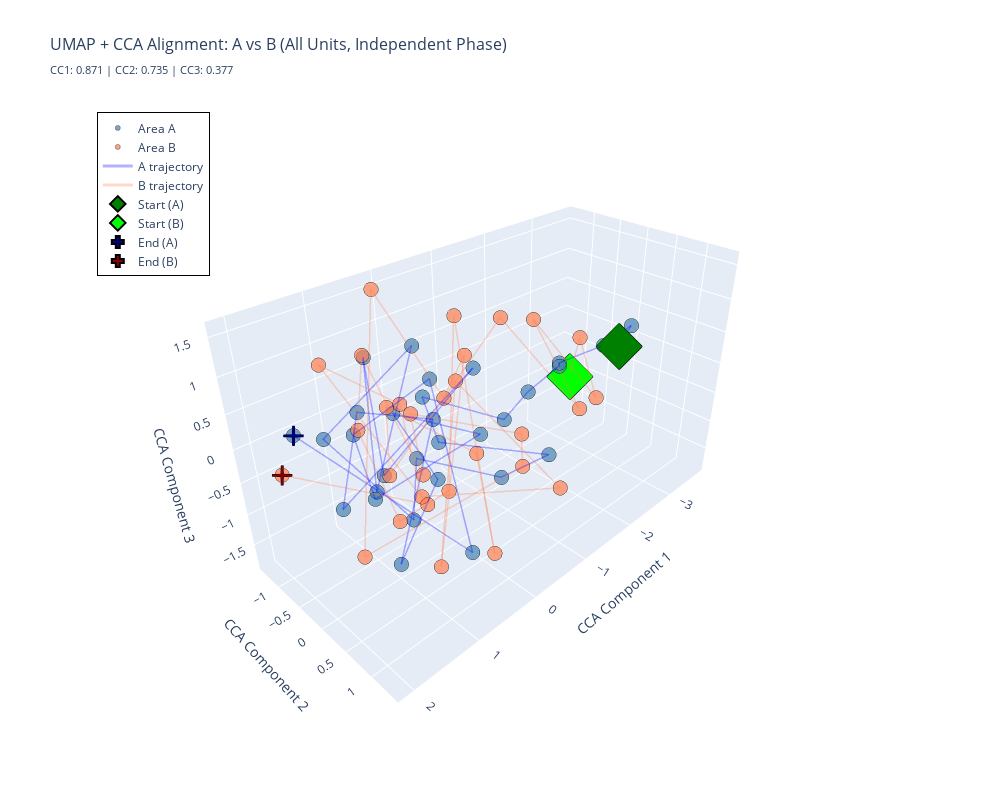
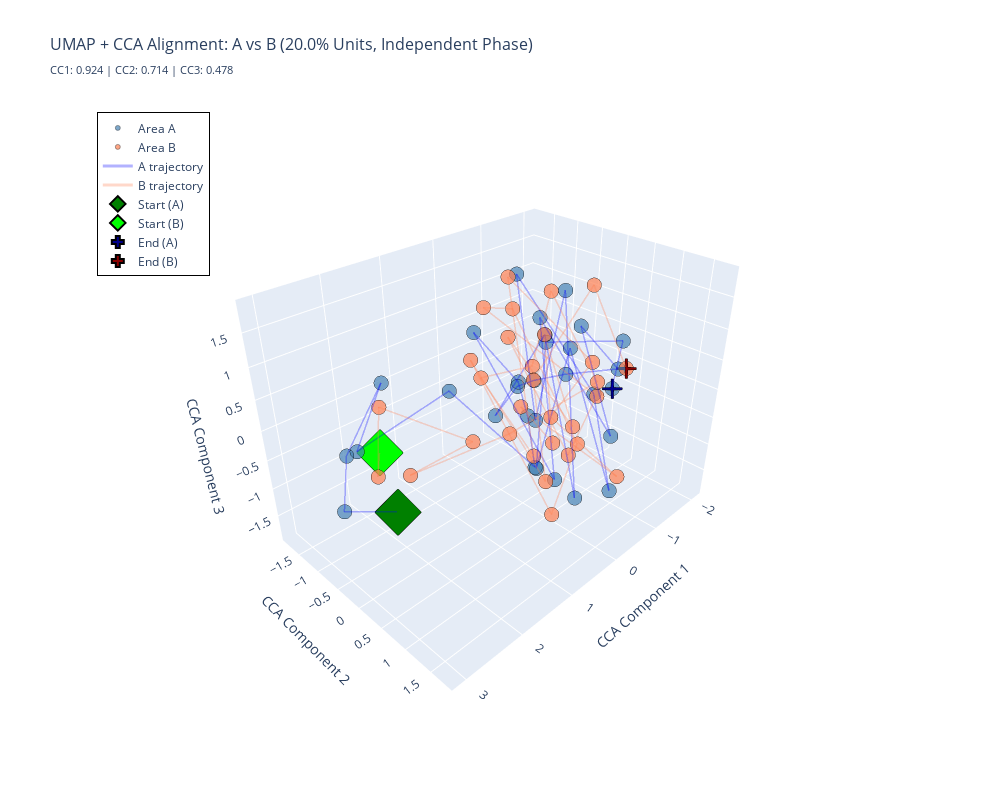

Write notebook code for charts like these, in order.
### Markdown cell above
### 5.1 Single Phase Analysis

Examine CCA alignment between regions A and B during individual experimental phases. This reveals how well the two regions' activity patterns are correlated within each phase.

### Code cell
# Independent phase: UMAP + CCA alignment (All Units)
Z_A_cca, Z_B_cca, cca_model, fig = plot_umap_cca_alignment(
    X_A               = A_indep,
    X_B               = B_indep,
    use_joint_umap    = False,
    n_umap_components = 5,
    n_cca_components  = 3,
    random_state      = 42,
    title             = "UMAP + CCA Alignment: A vs B (All Units, Independent Phase)",
    width             = 1000,
    height            = 800,
    point_size        = 5,
    alpha             = 0.7,
)

# Independent phase: UMAP + CCA alignment (Fraction Units)
Z_A_cca_sampled, Z_B_cca_sampled, cca_model_sampled, fig_sampled = plot_umap_cca_alignment(
    X_A               = A_indep_sampled,
    X_B               = B_indep_sampled,
    use_joint_umap    = False,
    n_umap_components = 5,
    n_cca_components  = 3,
    random_state      = 42,
    title             = f"UMAP + CCA Alignment: A vs B ({FRACTION * 100}% Units, Independent Phase)",
    width             = 1000,
    height            = 800,
    point_size        = 5,
    alpha             = 0.7,
)

### Figure 1 — Plotly figure (JSON) as saved in the notebook; plotly's stock layout.template omitted (floating-point values rounded to 4 significant figures)
{"data": [{"hovertemplate": "Area A<br>CC1: %{x:.3f}<br>CC2: %{y:.3f}<br>CC3: %{z:.3f}<extra></extra>", "marker": {"color": "steelblue", "line": {"color": "black", "width": 0.5}, "opacity": 0.7, "size": 5}, "mode": "markers", "name": "Area A", "type": "scatter3d", "x": [-3.352, -3.719, -3.178, -2.274, -2.349, -1.586, -0.8501, -0.08462, 0.2868, -0.8759, 0.06808, 1.185, 0.8007, 1.311, 0.6105, 1.396, 0.5407, 1.232, 0.1696, 1.382, 0.9352, 0.08779, 1.308, 0.6274, 1.166, 0.5738, 0.7154, 0.9082, 0.127, 0.9251, 1.911], "y": [0.0588, -0.0005512, -0.1045, -0.2122, -0.2693, -0.1867, 0.06352, -0.699, 0.0453, 0.8556, 0.9284, 0.7548, 0.1005, -0.9398, 0.05302, 0.2475, -1.041, 0.182, 0.5763, -0.574, -0.7043, -0.2861, 0.4656, 0.4091, 0.3639, 1.11, -0.8485, -0.8948, -0.2641, 1.325, -0.514], "z": [-0.03609, 0.1676, -0.02169, -0.02595, -0.1282, -0.2225, -0.2491, 0.1049, -0.08518, -0.4457, -0.2752, 0.4726, -0.9903, -0.02252, 1.37, -0.1401, 0.7937, -0.03094, 1.12, -0.8766, 0.3093, 0.01768, -1.164, -0.2836, 0.8638, 0.6648, -1.239, -0.1224, 0.6317, -0.6692, 0.5129]}, {"hovertemplate": "Area B<br>CC1: %{x:.3f}<br>CC2: %{y:.3f}<br>CC3: %{z:.3f}<extra></extra>", "marker": {"color": "coral", "line": {"color": "black", "width": 0.5}, "opacity": 0.7, "size": 5}, "mode": "markers", "name": "Area B", "type": "scatter3d", "x": [-2.988, -3.106, -1.971, -2.087, -1.065, -0.882, 0.958, 0.3159, -0.3088, -0.05195, -0.008851, 0.4187, 0.839, 0.522, 0.9883, 1.286, 0.01169, 0.155, -0.03246, 1.334, 0.2402, -0.369, 0.4483, 0.8208, 0.3846, -0.4832, -0.2195, 0.4246, 1.39, 0.9898, 2.046], "y": [-0.5791, -0.512, 0.7259, -0.5736, 1.158, -0.04027, -0.1058, -0.964, 0.0909, 0.6861, 0.07636, 0.3566, -0.1428, -1.389, -0.3866, 0.9795, -0.8561, 1.33, 1.179, -0.2846, -1.167, -0.5989, 0.7458, 0.6216, 0.5128, 1.394, -1.032, -0.5137, -0.6656, 0.6436, -0.6883], "z": [-0.6698, -0.002895, -0.09865, 0.615, 0.3021, 1.202, -0.3267, 0.004067, -0.5214, -1.723, 1.544, -0.6043, -1.138, -0.457, 1.229, 0.4251, -0.1829, 0.5757, -0.03463, -1.518, 1.58, 0.01172, 1.446, -1.425, 1.014, -0.4812, -1.819, 0.29, 1.15, -0.3319, -0.05395]}, {"hoverinfo": "skip", "line": {"color": "blue", "width": 3}, "mode": "lines", "name": "A trajectory", "opacity": 0.3, "type": "scatter3d", "x": [-3.352, -3.719, -3.178, -2.274, -2.349, -1.586, -0.8501, -0.08462, 0.2868, -0.8759, 0.06808, 1.185, 0.8007, 1.311, 0.6105, 1.396, 0.5407, 1.232, 0.1696, 1.382, 0.9352, 0.08779, 1.308, 0.6274, 1.166, 0.5738, 0.7154, 0.9082, 0.127, 0.9251, 1.911], "y": [0.0588, -0.0005512, -0.1045, -0.2122, -0.2693, -0.1867, 0.06352, -0.699, 0.0453, 0.8556, 0.9284, 0.7548, 0.1005, -0.9398, 0.05302, 0.2475, -1.041, 0.182, 0.5763, -0.574, -0.7043, -0.2861, 0.4656, 0.4091, 0.3639, 1.11, -0.8485, -0.8948, -0.2641, 1.325, -0.514], "z": [-0.03609, 0.1676, -0.02169, -0.02595, -0.1282, -0.2225, -0.2491, 0.1049, -0.08518, -0.4457, -0.2752, 0.4726, -0.9903, -0.02252, 1.37, -0.1401, 0.7937, -0.03094, 1.12, -0.8766, 0.3093, 0.01768, -1.164, -0.2836, 0.8638, 0.6648, -1.239, -0.1224, 0.6317, -0.6692, 0.5129]}, {"hoverinfo": "skip", "line": {"color": "coral", "width": 3}, "mode": "lines", "name": "B trajectory", "opacity": 0.3, "type": "scatter3d", "x": [-2.988, -3.106, -1.971, -2.087, -1.065, -0.882, 0.958, 0.3159, -0.3088, -0.05195, -0.008851, 0.4187, 0.839, 0.522, 0.9883, 1.286, 0.01169, 0.155, -0.03246, 1.334, 0.2402, -0.369, 0.4483, 0.8208, 0.3846, -0.4832, -0.2195, 0.4246, 1.39, 0.9898, 2.046], "y": [-0.5791, -0.512, 0.7259, -0.5736, 1.158, -0.04027, -0.1058, -0.964, 0.0909, 0.6861, 0.07636, 0.3566, -0.1428, -1.389, -0.3866, 0.9795, -0.8561, 1.33, 1.179, -0.2846, -1.167, -0.5989, 0.7458, 0.6216, 0.5128, 1.394, -1.032, -0.5137, -0.6656, 0.6436, -0.6883], "z": [-0.6698, -0.002895, -0.09865, 0.615, 0.3021, 1.202, -0.3267, 0.004067, -0.5214, -1.723, 1.544, -0.6043, -1.138, -0.457, 1.229, 0.4251, -0.1829, 0.5757, -0.03463, -1.518, 1.58, 0.01172, 1.446, -1.425, 1.014, -0.4812, -1.819, 0.29, 1.15, -0.3319, -0.05395]}, {"hovertemplate": "Start (A)<br>CC1: %{x:.3f}<br>CC2: %{y:.3f}<br>CC3: %{z:.3f}<extra></extra>", "marker": {"color": "green", "line": {"color": "black", "width": 2}, "size": 12, "symbol": "diamond"}, "mode": "markers", "name": "Start (A)", "type": "scatter3d", "x": [-3.352], "y": [0.0588], "z": [-0.03609]}, {"hovertemplate": "Start (B)<br>CC1: %{x:.3f}<br>CC2: %{y:.3f}<br>CC3: %{z:.3f}<extra></extra>", "marker": {"color": "lime", "line": {"color": "black", "width": 2}, "size": 12, "symbol": "diamond"}, "mode": "markers", "name": "Start (B)", "type": "scatter3d", "x": [-2.988], "y": [-0.5791], "z": [-0.6698]}, {"hovertemplate": "End (A)<br>CC1: %{x:.3f}<br>CC2: %{y:.3f}<br>CC3: %{z:.3f}<extra></extra>", "marker": {"color": "darkblue", "line": {"color": "black", "width": 2}, "size": 10, "symbol": "cross"}, "mode": "markers", "name": "End (A)", "type": "scatter3d", "x": [1.911], "y": [-0.514], "z": [0.5129]}, {"hovertemplate": "End (B)<br>CC1: %{x:.3f}<br>CC2: %{y:.3f}<br>CC3: %{z:.3f}<extra></extra>", "marker": {"color": "darkred", "line": {"color": "black", "width": 2}, "size": 10, "symbol": "cross"}, "mode": "markers", "name": "End (B)", "type": "scatter3d", "x": [2.046], "y": [-0.6883], "z": [-0.05395]}], "layout": {"height": 800, "legend": {"bgcolor": "rgba(255,255,255,0.8)", "bordercolor": "black", "borderwidth": 1, "x": 0.02, "y": 0.98}, "scene": {"camera": {"eye": {"x": 1.5, "y": 1.5, "z": 1.3}}, "xaxis": {"title": {"text": "CCA Component 1"}}, "yaxis": {"title": {"text": "CCA Component 2"}}, "zaxis": {"title": {"text": "CCA Component 3"}}}, "showlegend": true, "title": {"font": {"size": 16}, "text": "UMAP + CCA Alignment: A vs B (All Units, Independent Phase)<br><sub>CC1: 0.871 | CC2: 0.735 | CC3: 0.377</sub>"}, "width": 1000}}

### Figure 2 — Plotly figure (JSON) as saved in the notebook; plotly's stock layout.template omitted (floating-point values rounded to 4 significant figures)
{"data": [{"hovertemplate": "Area A<br>CC1: %{x:.3f}<br>CC2: %{y:.3f}<br>CC3: %{z:.3f}<extra></extra>", "marker": {"color": "steelblue", "line": {"color": "black", "width": 0.5}, "opacity": 0.7, "size": 5}, "mode": "markers", "name": "Area A", "type": "scatter3d", "x": [2.291, 3.071, 2.439, 2.375, 2.793, 1.63, 0.2665, -0.04972, 0.7523, 0.1394, -0.1483, -1.554, -0.4943, -1.254, -1.125, -1.39, -1.442, -0.9682, -0.239, -0.6834, 0.5636, -0.3165, -0.06515, -1.094, 0.09248, -0.5122, -1.192, -0.7351, -0.5016, -0.556, -2.094], "y": [-0.2391, -0.3171, -1.141, -0.2257, -0.2891, 0.1863, 0.4791, 0.01732, 0.5708, -0.9425, 0.5192, -1.136, 1.246, -0.01762, 0.8262, -0.3826, -1.129, -1.076, -0.8691, -0.2499, 1.486, 0.4159, 0.1652, -1.247, 1.327, 1.296, -0.1568, -0.3822, -0.06549, 1.263, 0.06815], "z": [-0.9767, -0.5683, -0.4043, 1.116, 0.2594, 0.8635, -0.8812, -0.3253, 0.8016, 0.8038, -1.308, 0.4404, -0.3252, 0.7552, 0.3767, -0.2833, -0.7173, -0.6234, -0.7962, 0.7215, -0.7331, 1.739, -0.3431, 1.304, 0.6585, -1.299, 0.3496, -1.86, 0.7243, 1.189, -0.6576]}, {"hovertemplate": "Area B<br>CC1: %{x:.3f}<br>CC2: %{y:.3f}<br>CC3: %{z:.3f}<extra></extra>", "marker": {"color": "coral", "line": {"color": "black", "width": 0.5}, "opacity": 0.7, "size": 5}, "mode": "markers", "name": "Area B", "type": "scatter3d", "x": [2.071, 2.412, 1.917, 1.355, 2.174, 0.815, -0.6185, -0.2665, 0.09674, -0.3538, 0.3426, -0.5582, -0.8413, -1.006, -0.345, -1.012, -1.078, -1.298, -0.4868, -0.1106, 0.2012, 0.6308, 0.5776, -0.8997, -0.2176, 0.1472, -0.6055, -0.5001, -0.3888, -0.5407, -1.613], "y": [-0.8587, -0.4502, -0.9992, 0.3123, -0.04119, 0.4796, 0.8427, 0.2019, 0.216, -1.323, 0.5131, -0.9147, 0.5595, -0.341, 1.522, -1.033, -0.3376, -0.7971, 0.5425, -0.4705, 1.04, 1.775, -0.265, -1.141, 0.8626, 0.7404, -1.84, 0.03777, -0.1932, 0.7222, 0.6369], "z": [-0.384, -0.4209, 0.2357, 0.01322, -0.3064, -0.03242, 0.3658, 1.681, 0.655, -0.3155, -0.6243, 1.496, 0.4967, -0.9289, -0.8271, -1.029, -1.478, 0.3302, -0.4791, 0.8033, -0.4161, 1.033, 1.553, 0.8011, -0.5122, -1.7, -0.2706, -1.789, 0.07979, 1.84, 0.1293]}, {"hoverinfo": "skip", "line": {"color": "blue", "width": 3}, "mode": "lines", "name": "A trajectory", "opacity": 0.3, "type": "scatter3d", "x": [2.291, 3.071, 2.439, 2.375, 2.793, 1.63, 0.2665, -0.04972, 0.7523, 0.1394, -0.1483, -1.554, -0.4943, -1.254, -1.125, -1.39, -1.442, -0.9682, -0.239, -0.6834, 0.5636, -0.3165, -0.06515, -1.094, 0.09248, -0.5122, -1.192, -0.7351, -0.5016, -0.556, -2.094], "y": [-0.2391, -0.3171, -1.141, -0.2257, -0.2891, 0.1863, 0.4791, 0.01732, 0.5708, -0.9425, 0.5192, -1.136, 1.246, -0.01762, 0.8262, -0.3826, -1.129, -1.076, -0.8691, -0.2499, 1.486, 0.4159, 0.1652, -1.247, 1.327, 1.296, -0.1568, -0.3822, -0.06549, 1.263, 0.06815], "z": [-0.9767, -0.5683, -0.4043, 1.116, 0.2594, 0.8635, -0.8812, -0.3253, 0.8016, 0.8038, -1.308, 0.4404, -0.3252, 0.7552, 0.3767, -0.2833, -0.7173, -0.6234, -0.7962, 0.7215, -0.7331, 1.739, -0.3431, 1.304, 0.6585, -1.299, 0.3496, -1.86, 0.7243, 1.189, -0.6576]}, {"hoverinfo": "skip", "line": {"color": "coral", "width": 3}, "mode": "lines", "name": "B trajectory", "opacity": 0.3, "type": "scatter3d", "x": [2.071, 2.412, 1.917, 1.355, 2.174, 0.815, -0.6185, -0.2665, 0.09674, -0.3538, 0.3426, -0.5582, -0.8413, -1.006, -0.345, -1.012, -1.078, -1.298, -0.4868, -0.1106, 0.2012, 0.6308, 0.5776, -0.8997, -0.2176, 0.1472, -0.6055, -0.5001, -0.3888, -0.5407, -1.613], "y": [-0.8587, -0.4502, -0.9992, 0.3123, -0.04119, 0.4796, 0.8427, 0.2019, 0.216, -1.323, 0.5131, -0.9147, 0.5595, -0.341, 1.522, -1.033, -0.3376, -0.7971, 0.5425, -0.4705, 1.04, 1.775, -0.265, -1.141, 0.8626, 0.7404, -1.84, 0.03777, -0.1932, 0.7222, 0.6369], "z": [-0.384, -0.4209, 0.2357, 0.01322, -0.3064, -0.03242, 0.3658, 1.681, 0.655, -0.3155, -0.6243, 1.496, 0.4967, -0.9289, -0.8271, -1.029, -1.478, 0.3302, -0.4791, 0.8033, -0.4161, 1.033, 1.553, 0.8011, -0.5122, -1.7, -0.2706, -1.789, 0.07979, 1.84, 0.1293]}, {"hovertemplate": "Start (A)<br>CC1: %{x:.3f}<br>CC2: %{y:.3f}<br>CC3: %{z:.3f}<extra></extra>", "marker": {"color": "green", "line": {"color": "black", "width": 2}, "size": 12, "symbol": "diamond"}, "mode": "markers", "name": "Start (A)", "type": "scatter3d", "x": [2.291], "y": [-0.2391], "z": [-0.9767]}, {"hovertemplate": "Start (B)<br>CC1: %{x:.3f}<br>CC2: %{y:.3f}<br>CC3: %{z:.3f}<extra></extra>", "marker": {"color": "lime", "line": {"color": "black", "width": 2}, "size": 12, "symbol": "diamond"}, "mode": "markers", "name": "Start (B)", "type": "scatter3d", "x": [2.071], "y": [-0.8587], "z": [-0.384]}, {"hovertemplate": "End (A)<br>CC1: %{x:.3f}<br>CC2: %{y:.3f}<br>CC3: %{z:.3f}<extra></extra>", "marker": {"color": "darkblue", "line": {"color": "black", "width": 2}, "size": 10, "symbol": "cross"}, "mode": "markers", "name": "End (A)", "type": "scatter3d", "x": [-2.094], "y": [0.06815], "z": [-0.6576]}, {"hovertemplate": "End (B)<br>CC1: %{x:.3f}<br>CC2: %{y:.3f}<br>CC3: %{z:.3f}<extra></extra>", "marker": {"color": "darkred", "line": {"color": "black", "width": 2}, "size": 10, "symbol": "cross"}, "mode": "markers", "name": "End (B)", "type": "scatter3d", "x": [-1.613], "y": [0.6369], "z": [0.1293]}], "layout": {"height": 800, "legend": {"bgcolor": "rgba(255,255,255,0.8)", "bordercolor": "black", "borderwidth": 1, "x": 0.02, "y": 0.98}, "scene": {"camera": {"eye": {"x": 1.5, "y": 1.5, "z": 1.3}}, "xaxis": {"title": {"text": "CCA Component 1"}}, "yaxis": {"title": {"text": "CCA Component 2"}}, "zaxis": {"title": {"text": "CCA Component 3"}}}, "showlegend": true, "title": {"font": {"size": 16}, "text": "UMAP + CCA Alignment: A vs B (20.0% Units, Independent Phase)<br><sub>CC1: 0.924 | CC2: 0.714 | CC3: 0.478</sub>"}, "width": 1000}}
